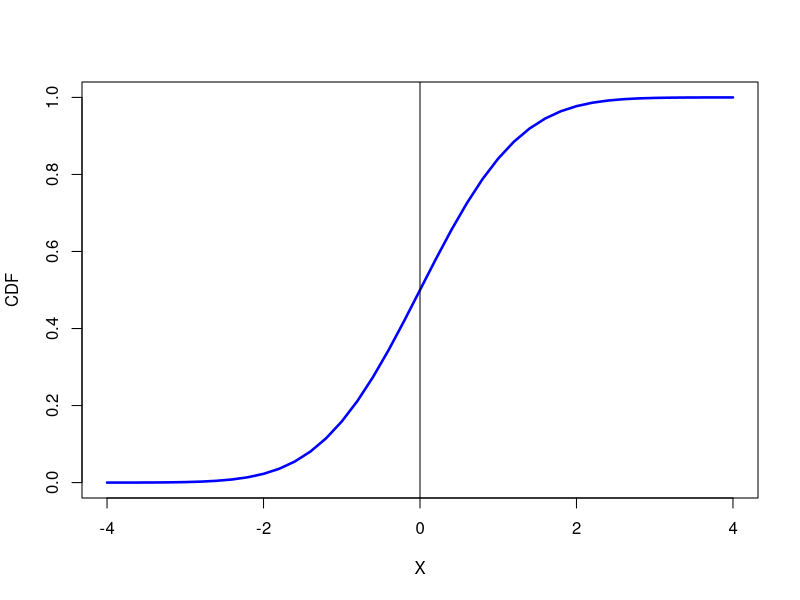

Recreate this plot in R.
# clear history
rm(list = ls(all = TRUE))
graphics.off()

# Simulates data and plot the CDF
plot(seq(-4, 4, 0.2), pnorm(seq(-4, 4, 0.2), 0, 1), col = "blue", type = "l", lwd = 2.5, 
    ylab = "CDF", xlab = "X")
abline(v = 0)
